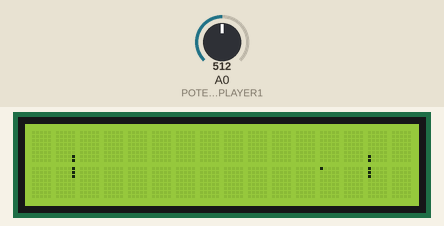
This sketch was run on a simulated Arduino Uno, built with avr-gcc and run on an emulated ATmega328P. On the bench: 16×2 character LCD. The inputs (shaded band) are chosen by the test bench; at power-on: A0 (POTENTIOMETRUPLAYER1) = 512. What the sketch prints to the serial monitor is not drawn.

Above: at 1.31 s.
1.4 s: A0 (POTENTIOMETRUPLAYER1) set to 306
At 2.7 s:
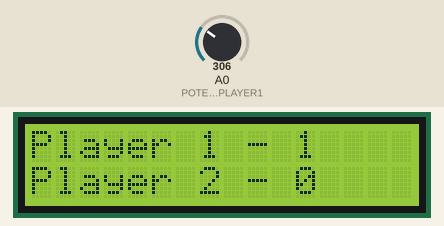
3.0 s: A0 (POTENTIOMETRUPLAYER1) set to 353
At 3.98 s:
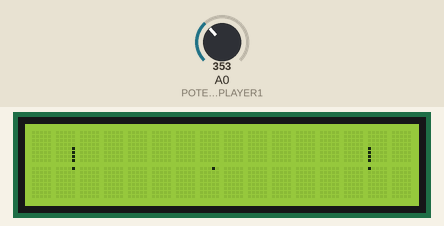
5.4 s: A0 (POTENTIOMETRUPLAYER1) set to 240
At 6.6 s:
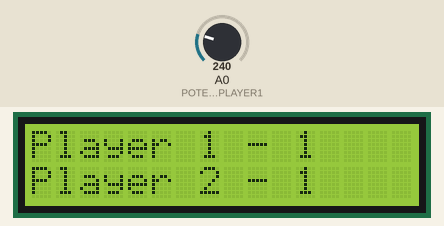
6.9 s: A0 (POTENTIOMETRUPLAYER1) set to 716
At 9.47 s:
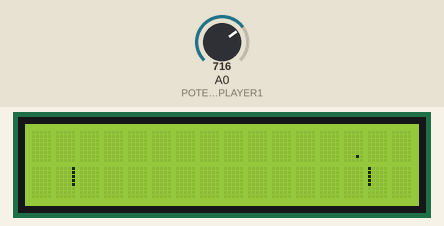

Measured:
- the behaviour switches between 340 and 341 on A0 (POTENTIOMETRUPLAYER1) (found by bisection; images 1 and 2)

The sketch:

proiectCEL.ino
```cpp
//YWROBOT
//Compatible with the Arduino IDE 1.0
//Library version:1.1
#include <Wire.h>
#include <LiquidCrystal_I2C.h>

#define PLAYER1 1
#define PLAYER2 2
#define POTENTIOMETRUPLAYER1 A0
#define POTENTIOMETRUPLAYER2 A0


LiquidCrystal_I2C lcd(0x27,16,2);


class Paddle{
  public:
    uint8_t PaddleColArray[16];
    uint8_t paddlePos = 7;
    uint8_t playerNum;
    uint8_t score = 0;
    Paddle(uint8_t playerNum);
    void printPaddle();
    void updatePaddle();
    uint8_t getPaddlePos();
};

Paddle p1(PLAYER1), p2(PLAYER2);

void updateScore(uint8_t ballX) {
  if (ballX <= 12)
    p2.score++;
  if (ballX >= 69)
    p1.score++;
}


uint8_t Paddle :: getPaddlePos() {
  return paddlePos;
}

void Paddle :: updatePaddle() {
  uint8_t newPaddlePos;
  if (playerNum == PLAYER1){
    newPaddlePos = (analogRead(POTENTIOMETRUPLAYER1) * (12.0 / 1023.0)) + 2;
  if (newPaddlePos != paddlePos)
    {
      PaddleColArray[paddlePos] = 0;
      PaddleColArray[paddlePos+1] = 0;
      PaddleColArray[paddlePos+2] = 0;
      PaddleColArray[paddlePos-1] = 0;
      PaddleColArray[paddlePos-2] = 0;

      PaddleColArray[newPaddlePos] = 1;
      PaddleColArray[newPaddlePos+1] = 1;
      PaddleColArray[newPaddlePos+2] = 1;
      PaddleColArray[newPaddlePos-1] = 1;
      PaddleColArray[newPaddlePos-2] = 1;

      paddlePos = newPaddlePos;
    }
  }
  if (playerNum == PLAYER2){
    newPaddlePos = (analogRead(POTENTIOMETRUPLAYER2) * (12.0 / 1023.0)) + 2;
  if (newPaddlePos != paddlePos)
    {
      PaddleColArray[paddlePos] = 0;
      PaddleColArray[paddlePos+1] = 0;
      PaddleColArray[paddlePos+2] = 0;
      PaddleColArray[paddlePos-1] = 0;
      PaddleColArray[paddlePos-2] = 0;

      PaddleColArray[newPaddlePos] = 16;
      PaddleColArray[newPaddlePos+1] = 16;
      PaddleColArray[newPaddlePos+2] = 16;
      PaddleColArray[newPaddlePos-1] = 16;
      PaddleColArray[newPaddlePos-2] = 16;

      paddlePos = newPaddlePos;
    }
  }

    Paddle :: printPaddle();
}

Paddle :: Paddle(uint8_t playerNum){
  this->playerNum = playerNum;
  uint8_t i;
  if (playerNum == PLAYER1){
    for (i = 0; i < 16; i++){
      if(i >= 5 && i <= 9)
        PaddleColArray[i] = 1;
      else
        PaddleColArray[i] = 0;
    }
  }

  if (playerNum == PLAYER2){
    for (i = 0; i < 16; i++){
      if(i >= 5 && i <= 9)
        PaddleColArray[i] = 16;
      else
        PaddleColArray[i] = 0;
    }
  }
}

void Paddle :: printPaddle()
  {
    if(playerNum == PLAYER2)
    {
      // Each character must have a unique character ID and array to print
      lcd.createChar(0, PaddleColArray);
      lcd.createChar(1, PaddleColArray+8);

      // Move cursor to 14th character on the 1st row
      lcd.setCursor(14, 0);
      lcd.write(byte(0));

      // Move cursor to 14th character on the 2nd row
      lcd.setCursor(14, 1);
      lcd.write(byte(1));
    }

    //if(playerNum == PLAYER1)
    else
    {
      lcd.createChar(2, PaddleColArray);
      lcd.createChar(3, PaddleColArray+8);

      lcd.setCursor(1, 0);
      lcd.write(byte(2));

      lcd.setCursor(1, 1);
      lcd.write(byte(3));
    }
  }


class Ball{
  uint8_t ballX;
  uint8_t ballY;
  uint8_t ballCharArray[8];
  uint8_t ballDirX;
  uint8_t ballDirY;
public:
  Ball();
  void generateBallArray();
  void printBall();
  void updateBall(uint8_t, uint8_t);
  bool modifyDirections(uint8_t);
  void resetBall();
};

bool Ball :: modifyDirections(uint8_t paddlePos) {

  // it will change the Y direction based on where the paddle hit
  if (ballY == paddlePos){
    ballDirY = 0;
    ballDirX = -ballDirX;
  }
  else if (ballY == paddlePos - 1){
    ballDirY = -1;
    ballDirX = -ballDirX;
  }
  else if (ballY == paddlePos - 2){
    ballDirY = -2;
    ballDirX = -ballDirX;
  }
  else if (ballY == paddlePos + 1){
    ballDirY = 1;
    ballDirX = -ballDirX;
  }
  else if (ballY == paddlePos + 2){
    ballDirY = 2;
    ballDirX = -ballDirX;
  }
  else { // if it doesn't hit the paddle at all
    lcd.clear();
    return true;
  }
  return false;
}

void Ball :: updateBall(uint8_t pos1, uint8_t pos2) {

  bool scored = false;
  if (ballX <= 11){ //if it hits/pass the left paddle
    scored = Ball :: modifyDirections(pos1);
  }

  if (ballX >= 70){ //if it hits/pass the right paddle
    scored = Ball :: modifyDirections(pos2);
  }

  if(scored == false){
    // delete the ball from current postion
    uint8_t LCDCol = (ballX-1) / 5;
    uint8_t LCDRow = (ballY <= 7) ? 0 : 1;
    lcd.setCursor(LCDCol, LCDRow);
    lcd.print(" ");

    ballX = ballX + ballDirX;
    ballY = ballY + ballDirY;
    Serial.println(ballY);
    if (ballY > 15 && ballY < 20)
      {ballY = 15; ballDirY = -ballDirY;}
    if (ballY >= 250)
      {ballY = 0; ballDirY = -ballDirY;}
    Ball :: generateBallArray();
    }
    else { // daca s-a inscris
      updateScore(ballX);
      Ball :: resetBall();
      showScore();
    }
}

void Ball :: resetBall() {
  ballX = 40;
  ballY = 8;
  ballDirY = 0;
  ballDirX = -ballDirX;
}


void showScore() {
  lcd.clear();
  lcd.setCursor(0,0);
  lcd.print("Player 1 - ");
  lcd.print(p1.score);
  lcd.setCursor(0,1);
  lcd.print("Player 2 - ");
  lcd.print(p2.score);

  delay(2000);

  lcd.clear();
}


void Ball :: generateBallArray()
{
  for(uint8_t i=0; i<8; i++)
    {
    if(i == (ballY % 8))
    {
      ballCharArray[i] = 2 << (4 - (ballX % 5));
      if (ballCharArray[i] == 32)
        ballCharArray[i] = 1;
    }
    else
    {
      ballCharArray[i] = 0;
    }
  }
}

void Ball :: printBall()
{
  // Calculate the column we will draw in
  uint8_t LCDCol = (ballX-1) / 5;

  // Either the top or bottom row
  uint8_t LCDRow = (ballY <= 7) ? 0 : 1;

  // Assign array to the charNum
  lcd.createChar(4, ballCharArray);

  // Move the cursor into position
  lcd.setCursor(LCDCol,LCDRow);

  // Draw the character
  lcd.write(byte(4));
}

Ball :: Ball(){
  ballX = 40;
  ballY = 8;
  ballDirX = 1;
  ballDirY = 0;
  Ball :: generateBallArray();
}


Ball b;

void setup()
{
  lcd.init();                      // initialize the lcd
  lcd.backlight();
  p1.printPaddle();
  p2.printPaddle();
  b.printBall();
  Serial.begin(9600);

}


void loop()
{
  p1.updatePaddle();
  p2.updatePaddle();
  b.updateBall(p1.getPaddlePos(),p2.getPaddlePos());
  b.printBall();
  delay(10);
}
```
